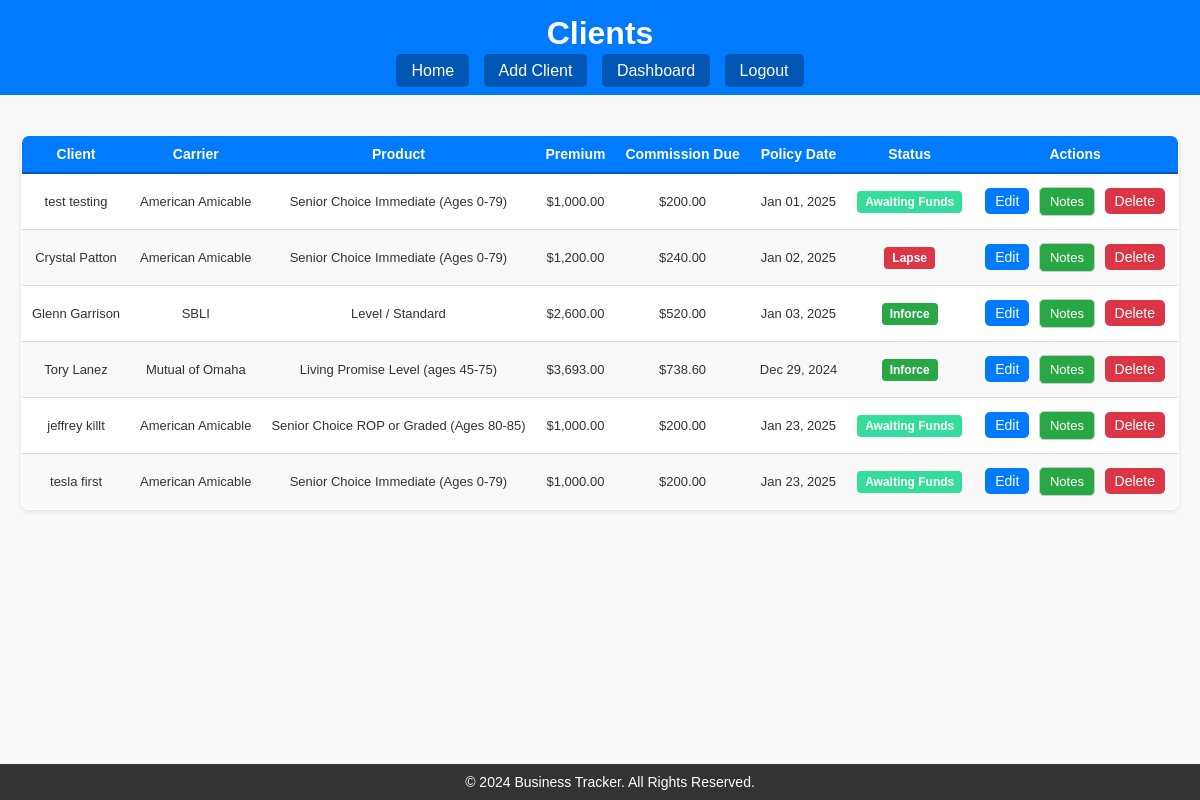
Screenshot of /clients (signed in) with the database file from the repository.
### tables this page shows
CREATE TABLE clients (
    id INTEGER PRIMARY KEY AUTOINCREMENT,
    client_name TEXT NOT NULL,
    date_of_birth TEXT,
    carrier TEXT,
    product TEXT,
    annual_premium REAL,
    total_commission REAL,
    commission_paid REAL,
    status TEXT,
    policy_date TEXT,
    state TEXT,
    lead_source TEXT,
    username TEXT
, ip_date TEXT, first_payment_status TEXT DEFAULT 'Pending', commission_status TEXT DEFAULT 'Unpaid', percentage_due REAL, commission_due REAL, contact_attempts INTEGER DEFAULT 0, notes TEXT, needs_attention TEXT DEFAULT 'No Issues');

### app.py (the view)
@app.route('/clients', methods=['GET'])
def clients():
    if 'username' not in session:
        return redirect('/login')
    username = session['username']
    conn = sqlite3.connect('app.db')
    conn.row_factory = sqlite3.Row
    cursor = conn.cursor()
    try:
        cursor.execute("SELECT commission_level FROM agents WHERE username = ?", (username,))
        agent_data = cursor.fetchone()
        if not agent_data:
            return "Agent data not found.", 404
        commission_level = agent_data['commission_level'].upper()
        query = '''
        SELECT
            c.id,
            c.client_name,
            c.carrier,
            c.product,
            c.annual_premium,
            c.policy_date,
            c.status
        FROM clients c
        WHERE c.username = ?
        '''
        params = [username]
        month = request.args.get('month', '').strip()
        year = request.args.get('year', '').strip()
        status = request.args.get('status', '').strip().lower()
        if month:
            query += " AND strftime('%m', c.policy_date) = ?"
            params.append(f"{int(month):02d}")
        if year:
            query += " AND strftime('%Y', c.policy_date) = ?"
            params.append(year)
        if status and status != 'all':
            query += " AND LOWER(c.status) = ?"
            params.append(status)
        cursor.execute(query, params)
        clients_data = [dict(row) for row in cursor.fetchall()]
        for client in clients_data:
            try:
                carrier = client['carrier']
                product = client['product']
                product_details = get_commission_details(carrier, product, commission_level)
                if product_details:
                    commission_rate = product_details['commission_rate'] / 100
                    advance_rate = product_details['advance_rate'] / 100
                else:
                    commission_rate = 0.20
                    advance_rate = 1.0  # No advance applied
                annual_premium = float(client.get('annual_premium') or 0.0)
                total_commission = annual_premium * commission_rate
                commission_due = total_commission * advance_rate
                client['annual_premium'] = f"{annual_premium:,.2f}"
                client['total_commission'] = f"{total_commission:,.2f}"  # Total commission
                client['commission_due'] = f"{commission_due:,.2f}"  # Advance applied
                client['policy_date'] = datetime.strptime(client['policy_date'], '%Y-%m-%d').strftime('%b %d, %Y')
                client['status'] = (client['status'] or "Select").strip().lower()
            except (TypeError, ValueError):
                client['annual_premium'] = "$0.00"
                client['total_commission'] = "$0.00"
                client['commission_due'] = "$0.00"
                client['policy_date'] = "N/A"
                client['status'] = "Select"  # Default status if an error occurs
    except sqlite3.Error as e:
        print(f"Database error: {e}")
        return "Database error occurred.", 500
    finally:
        conn.close()
    statuses = ["all", "inforce", "pending lapse", "lapse", "awaiting funds"]
    return render_template(
        'clients.html',
        clients=clients_data,
        statuses=statuses,
        current_month=month,
        current_year=year,
        current_status=status,
    )

### app.py (called while the page is built)
def get_commission_details(carrier, product, contract_level):
    conn = sqlite3.connect('app.db')
    conn.row_factory = sqlite3.Row
    cursor = conn.cursor()
    cursor.execute('''
        SELECT commission_rate, advance_rate
        FROM carrier_products
        WHERE carrier = ? AND product = ? AND contract_level = ?
    ''', (carrier, product, contract_level))
    result = cursor.fetchone()
    conn.close()
    return result if result else None

### templates/clients.html (shortened to what this page needs)
<!DOCTYPE html>
<html lang="en">
<head>
    <link rel="stylesheet" href="/static/style.css">
</head>
<body>
    <header>
        <h1>Clients</h1>
        <nav>
            <a href="/">Home</a>
            <a href="/add_client">Add Client</a>
            <a href="/dashboard">Dashboard</a>
            <a href="/logout">Logout</a>
        </nav>
    </header>
    <main>
        <div class="table-container">
            <table>
                <thead>
                    <tr>
                        <th>Client</th>
                        <th>Carrier</th>
                        <th>Product</th>
                        <th>Premium</th>
                        <th>Commission Due</th>
                        <th>Policy Date</th>
                        <th>Status</th>
                        <th>Actions</th>
                    </tr>
                </thead>
                <tbody>
                    {% if clients %}
                        {% for client in clients %}
                        <tr>
                            <td>{{ client['client_name'] }}</td>
                            <td>{{ client['carrier'] }}</td>
                            <td>{{ client['product'] }}</td>
                            <td>${{ client['annual_premium'] }}</td>
                            <td>${{ client['commission_due'] }}</td>
                            <td>{{ client['policy_date'] }}</td>
                            <td>
                                <span class="status-badge status-{{ client['status'] | lower | replace(' ', '-') }}">
                                    {{ client['status'] }}
                                </span>
                            </td>
                            <td>
                                <button class="edit-button" onclick="openEditModal('{{ client['id'] }}')">Edit</button>
                                <button class="notes-button" onclick="openNotesModal('{{ client['id'] }}', '{{ client['client_name'] }}')">Notes</button>
                                <form method="POST" action="/delete_client" style="display:inline;" onsubmit="return confirm('Delete this client?');">
                                    <button type="submit" class="delete-button">Delete</button>
                                </form>
                            </td>
                        </tr>
                        {% endfor %}
                    {% else %}
                        <tr>
                            <td colspan="8">No clients found.</td>
                        </tr>
                    {% endif %}
                </tbody>
            </table>
        </div>
    </main>
    <footer>
        <p>&copy; 2024 Business Tracker. All Rights Reserved.</p>
    </footer>
</body>
</html>

### static/style.css (style rules this page uses)
body { font-family: Arial, sans-serif; margin: 0; padding: 0; background-color: #ff0000; color: #333; }
header { background-color: #007bff; color: white; padding: 15px; text-align: center; }
header h1 { margin: 0; }
footer { background-color: #333; color: white; text-align: center; padding: 10px; position: fixed; bottom: 0; width: 100%; }
.edit-button, .delete-button, .notes-button { padding: 5px 10px; border-radius: 5px; cursor: pointer; font-size: 14px; border: none; }
.edit-button { background-color: #007bff; color: white; }
.delete-button { background-color: #dc3545; color: white; }
.notes-button { background-color: #28a745; color: white; }
.status-badge { padding: 5px 10px; border-radius: 12px; font-size: 12px; font-weight: bold; text-transform: uppercase; display: inline-block; }
.status-inforce { background-color: #28a745; color: white; }
.status-lapse { background-color: #dc3545; color: white; }
.status-awaiting-funds { background-color: #35dc9c; color: white; }
footer p { margin: 0; font-size: 14px; }
nav { margin-top: 10px; }
nav a { color: white; text-decoration: none; padding: 8px 15px; border-radius: 5px; background-color: #0056b3; margin: 0 5px; transition: background-color 0.3s; }
main { padding: 20px; max-width: 1200px; margin: 0 auto; flex: 1; }
table { width: 100%; border-collapse: collapse; margin: 20px auto; background: white; border: 1px solid #ddd; border-radius: 8px; overflow: hidden; box-shadow: 0 2px 5px rgba(0, 0, 0, 0.1); font-size: 14px; }
thead th { background-color: #007bff; color: white; padding: 10px; text-align: center; font-size: 14px; border-bottom: 2px solid #0056b3; white-space: nowrap; }
tbody td { padding: 10px; border-bottom: 1px solid #ddd; text-align: center; vertical-align: middle; font-size: 13px; }
tbody tr:nth-child(even) { background-color: #f9f9f9; }
button, .status-button, .notes-button { padding: 6px 10px; margin: 3px; border-radius: 5px; border: 1px solid #ccc; color: #007bff; font-size: 13px; cursor: pointer; transition: background-color 0.3s; }
.notes-button { background-color: #28a745; }
.status-badge { display: inline-block; padding: 4px 8px; font-size: 12px; font-weight: bold; border-radius: 4px; color: #fff; text-transform: capitalize; }
.notes-button { background-color: #28a745; color: white; padding: 10px 20px; border: none; border-radius: 5px; font-size: 14px; cursor: pointer; transition: background-color 0.3s; }
button, .status-button, .notes-button { display: inline-block; padding: 6px 10px; margin: 3px; border-radius: 5px; border: 1px solid #ccc; color: white; font-size: 13px; cursor: pointer; text-align: center; text-decoration: none; transition: background-color 0.3s; }
body { display: flex; flex-direction: column; font-family: Arial, sans-serif; background-color: #f9f9f9; margin: 0; padding: 0; color: #333; }
main { max-width: 1200px; margin: 0 auto; padding: 20px; }
form { display: flex; flex-wrap: wrap; gap: 20px; justify-content: space-between; }

### rows the page displays
clients: client_name "test testing", carrier "American Amicable", product "Senior Choice Immediate (Ages 0-79)", annual_premium "1,000.00", commission_due "200.00", policy_date "Jan 01, 2025", status "Awaiting Funds"
clients: client_name "Crystal Patton", carrier "American Amicable", product "Senior Choice Immediate (Ages 0-79)", annual_premium "1,200.00", commission_due "240.00", policy_date "Jan 02, 2025", status "Lapse"
clients: client_name "Glenn Garrison", carrier "SBLI", product "Level / Standard", annual_premium "2,600.00", commission_due "520.00", policy_date "Jan 03, 2025", status "Inforce"
clients: client_name "Tory Lanez", carrier "Mutual of Omaha", product "Living Promise Level (ages 45-75)", annual_premium "3,693.00", commission_due "738.60", policy_date "Dec 29, 2024", status "Inforce"
clients: client_name "jeffrey killt", carrier "American Amicable", product "Senior Choice ROP or Graded (Ages 80-85)", annual_premium "1,000.00", commission_due "200.00", policy_date "Jan 23, 2025", status "Awaiting Funds"
clients: client_name "tesla first", carrier "American Amicable", product "Senior Choice Immediate (Ages 0-79)", annual_premium "1,000.00", commission_due "200.00", policy_date "Jan 23, 2025", status "Awaiting Funds"
